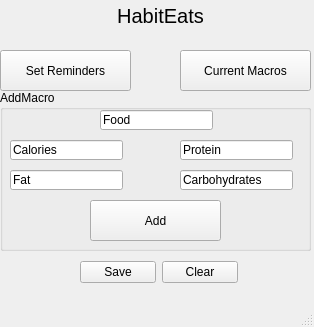
<?xml version="1.0" encoding="UTF-8"?>
<ui version="4.0">
 <class>MainWindow</class>
 <widget class="QMainWindow" name="MainWindow">
  <property name="geometry">
   <rect>
    <x>0</x>
    <y>0</y>
    <width>314</width>
    <height>327</height>
   </rect>
  </property>
  <property name="windowTitle">
   <string>MainWindow</string>
  </property>
  <widget class="QWidget" name="centralwidget">
   <widget class="QLabel" name="label">
    <property name="geometry">
     <rect>
      <x>90</x>
      <y>-20</y>
      <width>141</width>
      <height>71</height>
     </rect>
    </property>
    <property name="font">
     <font>
      <pointsize>15</pointsize>
     </font>
    </property>
    <property name="text">
     <string>HabitEats</string>
    </property>
    <property name="alignment">
     <set>Qt::AlignCenter</set>
    </property>
   </widget>
   <widget class="QPushButton" name="pushButton_2">
    <property name="geometry">
     <rect>
      <x>0</x>
      <y>50</y>
      <width>131</width>
      <height>41</height>
     </rect>
    </property>
    <property name="text">
     <string>Set Reminders</string>
    </property>
   </widget>
   <widget class="QPushButton" name="pushButton_3">
    <property name="geometry">
     <rect>
      <x>180</x>
      <y>50</y>
      <width>131</width>
      <height>41</height>
     </rect>
    </property>
    <property name="text">
     <string>Current Macros</string>
    </property>
   </widget>
   <widget class="QGroupBox" name="groupBox">
    <property name="geometry">
     <rect>
      <x>0</x>
      <y>90</y>
      <width>311</width>
      <height>161</height>
     </rect>
    </property>
    <property name="title">
     <string>AddMacro</string>
    </property>
    <widget class="QLineEdit" name="lineEdit">
     <property name="geometry">
      <rect>
       <x>100</x>
       <y>20</y>
       <width>113</width>
       <height>20</height>
      </rect>
     </property>
     <property name="text">
      <string>Food</string>
     </property>
    </widget>
    <widget class="QLineEdit" name="lineEdit_2">
     <property name="geometry">
      <rect>
       <x>10</x>
       <y>50</y>
       <width>113</width>
       <height>20</height>
      </rect>
     </property>
     <property name="text">
      <string>Calories</string>
     </property>
    </widget>
    <widget class="QLineEdit" name="lineEdit_3">
     <property name="geometry">
      <rect>
       <x>10</x>
       <y>80</y>
       <width>113</width>
       <height>20</height>
      </rect>
     </property>
     <property name="text">
      <string>Fat</string>
     </property>
    </widget>
    <widget class="QLineEdit" name="lineEdit_4">
     <property name="geometry">
      <rect>
       <x>180</x>
       <y>50</y>
       <width>113</width>
       <height>20</height>
      </rect>
     </property>
     <property name="text">
      <string>Protein</string>
     </property>
    </widget>
    <widget class="QLineEdit" name="lineEdit_5">
     <property name="geometry">
      <rect>
       <x>180</x>
       <y>80</y>
       <width>113</width>
       <height>20</height>
      </rect>
     </property>
     <property name="text">
      <string>Carbohydrates</string>
     </property>
    </widget>
    <widget class="QPushButton" name="pushButton">
     <property name="geometry">
      <rect>
       <x>90</x>
       <y>110</y>
       <width>131</width>
       <height>41</height>
      </rect>
     </property>
     <property name="text">
      <string>Add</string>
     </property>
    </widget>
   </widget>
   <widget class="QWidget" name="">
    <property name="geometry">
     <rect>
      <x>80</x>
      <y>260</y>
      <width>158</width>
      <height>25</height>
     </rect>
    </property>
    <layout class="QHBoxLayout" name="horizontalLayout">
     <item>
      <widget class="QPushButton" name="pushButton_4">
       <property name="text">
        <string>Save</string>
       </property>
      </widget>
     </item>
     <item>
      <widget class="QPushButton" name="pushButton_5">
       <property name="text">
        <string>Clear</string>
       </property>
      </widget>
     </item>
    </layout>
   </widget>
  </widget>
  <widget class="QMenuBar" name="menubar">
   <property name="geometry">
    <rect>
     <x>0</x>
     <y>0</y>
     <width>314</width>
     <height>21</height>
    </rect>
   </property>
  </widget>
  <widget class="QStatusBar" name="statusbar"/>
 </widget>
 <resources/>
 <connections/>
</ui>
